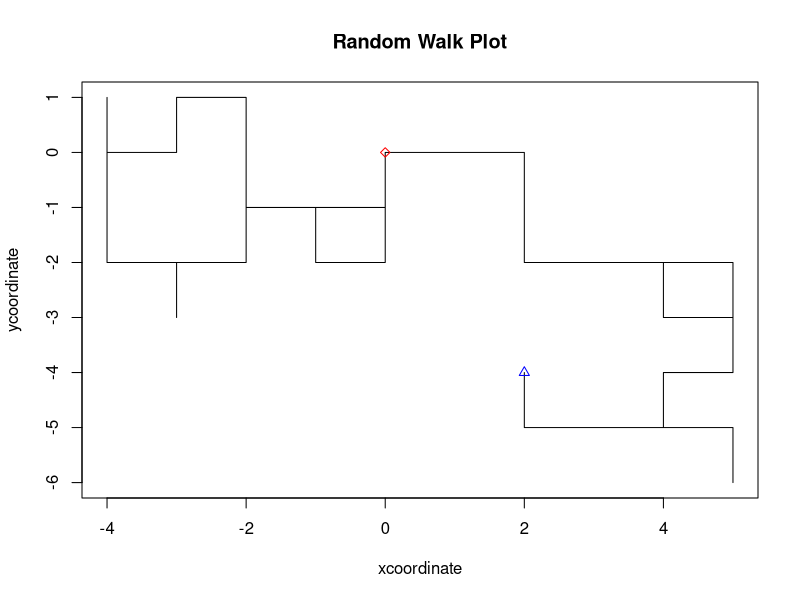

Here is the R script that generated this plot:
#PS3 Q3
set.seed(11)
randomwalk<-function(nstep=10,start=c(0,0),fullpath=TRUE){
  if (nstep%%1==0 & nstep>0){
    randomvector=sample(c("Up","Down","Right","Left"),nstep,replace=TRUE)
    Updown=rep(0,nstep)
    Updown[randomvector=="Up"]=1
    Updown[randomvector=="Down"]=-1
    leftright=rep(0,nstep)
    leftright[randomvector=="Right"]=1
    leftright[randomvector=="Left"]=-1
    xcoordinates<-cumsum(leftright)+start[1]
    ycoordinates<-cumsum(Updown)+start[2]
    finalpos<-c(xcoordinates[nstep],ycoordinates[nstep])
    finalpath<-cbind(xcoordinates,ycoordinates)
    finalpath<-rbind(start,finalpath)
    rownames(finalpath)<-NULL
    if(fullpath==FALSE){
      return(finalpos)
    }
    else{
      return(finalpath)
    }
  }
  else{
    if(nstep%%1!=0){
      stop("Your input should be an integer")
    }
    if(nstep<=0){
      stop("Your input should be positive")
    }
    else{
      stop("Your input should be a positive integer")
    }
  }
}

library(methods)
walk <- function(nstep=10,start=c(0,0)){
  # constructor for 'rw' class
  path<-randomwalk(nstep,fullpath=TRUE)
  finalpos<-path[nrow(path),]
  obj <- list(finalpos=finalpos,path=path)
  class(obj) <- 'rw' 
  return(obj)
}
walk1<-walk(50)
attributes(walk1)
print.rw<-function(obj){
  cat("The starting point is:", toString(obj$path[1,]),"\n")
  cat("The end point is: ", toString(obj$path[nrow(obj$path),]))
}
print(walk1)

plot.rw<-function(obj){
  plot(0,type="n",xlab="xcoordinate",ylab="ycoordinate",main="Random Walk Plot",
       xlim=range(obj$path[,1]),ylim=range(obj$path[,2]))
  lines(obj$path[,1],obj$path[,2])
  points(cbind(obj$path[1,1],obj$path[1,2]),col="red",pch=23)
  points(cbind(obj$path[nrow(obj$path),1],obj$path[nrow(obj$path),2]),col="blue",pch=24)
}
plot(walk1)

`start<-` <- function(x, ...) UseMethod("start<-")
`start<-.rw` <- function(obj, value){
  obj$path[,1]=obj$path[,1]+value[1]-obj$path[1,1]
  obj$path[,2]=obj$path[,2]+value[2]-obj$path[1,2]
  return(obj)
}
start(walk1)<-c(5,7)
walk1$path

'[.rw'<-function(object,i){
  obj<-object$path
  class(obj)<-"matrix"
  return(obj[i+1,])
}
walk1[3]
